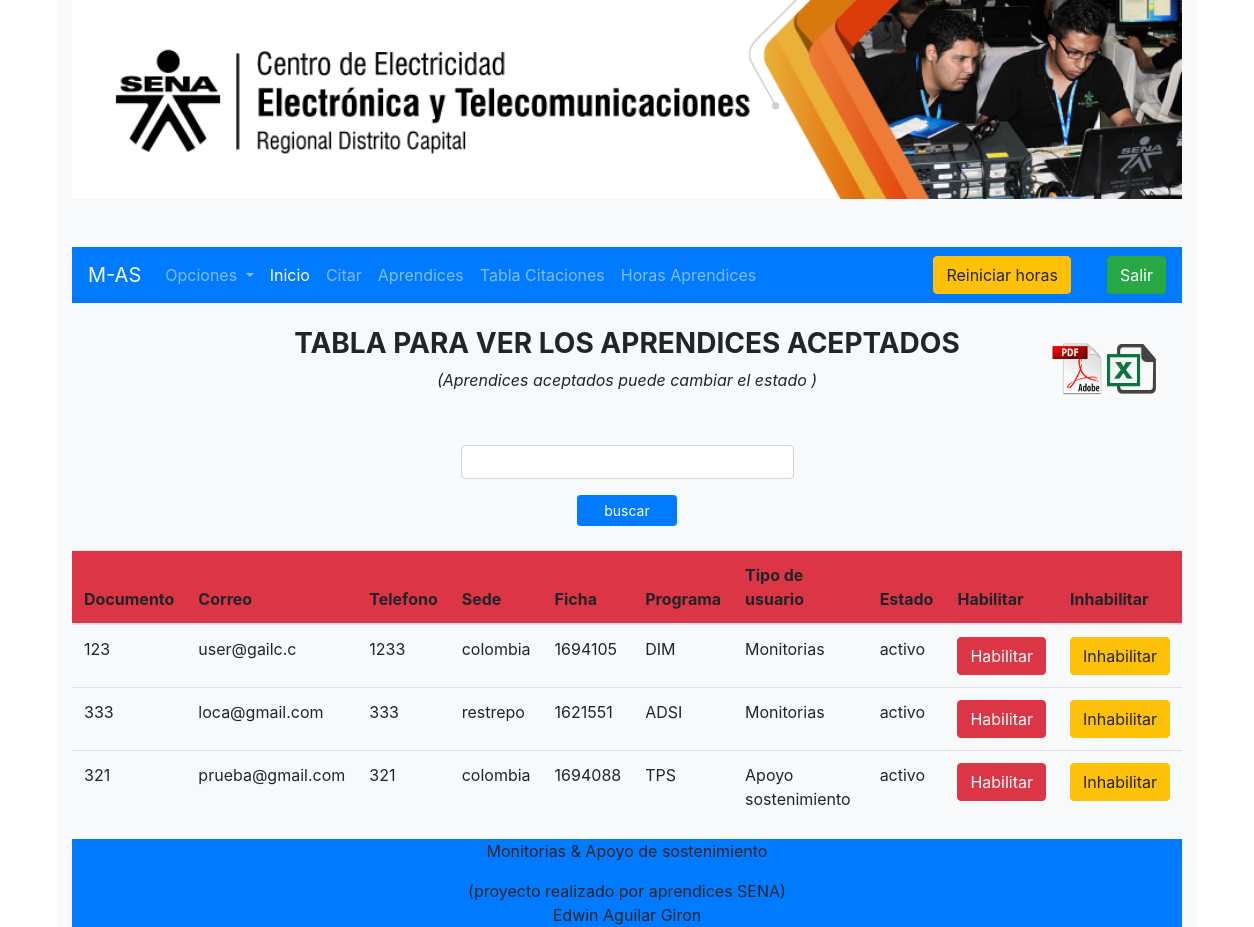
Page /views/directivo/Aprendicess.php (signed in) on the earlier database version.
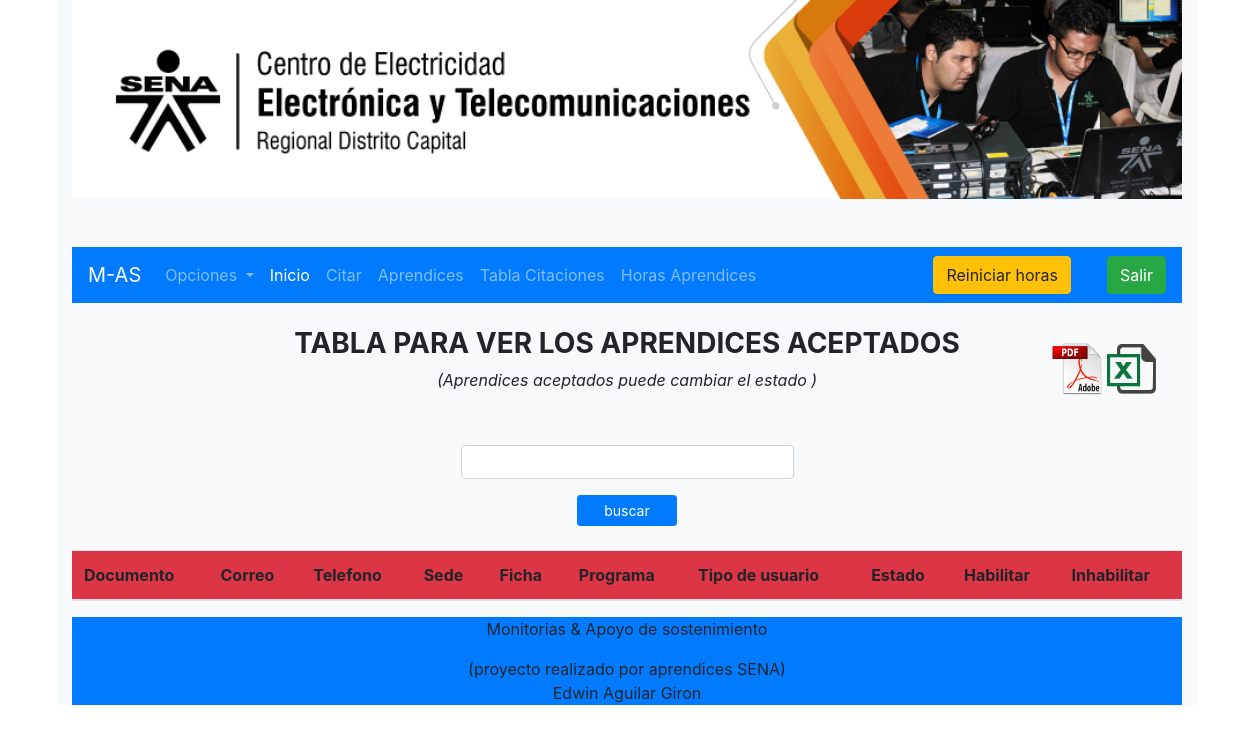
Same page on the later database version.
### tables this page shows
CREATE TABLE IF NOT EXISTS `usuario` (
  `id_usuario` int(11) NOT NULL AUTO_INCREMENT,
  `documento` int(12) NOT NULL,
  `id_tipoDocumento` int(11) NOT NULL,
  `nombre` varchar(20) NOT NULL,
  `apellido` varchar(20) NOT NULL,
  `correo` varchar(30) NOT NULL,
  `telefono` varchar(12) NOT NULL,
  `contrasena` varchar(20) NOT NULL,
  `passadmin` varchar(20) NOT NULL,
  `passsuper` varchar(20) NOT NULL,
  `id_sede` int(11) NOT NULL,
  `id_programa` int(11) NOT NULL,
  `id_ficha` int(11) NOT NULL,
  `id_tipoUsuario` int(11) NOT NULL,
  `id_rol` int(11) NOT NULL,
  `id_estado` int(11) NOT NULL,
  PRIMARY KEY (`id_usuario`)
);

CREATE TABLE IF NOT EXISTS `sede` (
  `id_sede` int(11) NOT NULL AUTO_INCREMENT,
  `nombre` varchar(20) NOT NULL,
  PRIMARY KEY (`id_sede`)
);

CREATE TABLE IF NOT EXISTS `ficha` (
  `id_ficha` int(11) NOT NULL AUTO_INCREMENT,
  `nombre` int(20) NOT NULL,
  `id_estado` int(11) NOT NULL,
  PRIMARY KEY (`id_ficha`)
);

CREATE TABLE IF NOT EXISTS `programa` (
  `id_programa` int(11) NOT NULL AUTO_INCREMENT,
  `nombre` varchar(20) NOT NULL,
  `id_estado` int(11) NOT NULL,
  PRIMARY KEY (`id_programa`)
);

CREATE TABLE IF NOT EXISTS `tipousuario` (
  `id_tipoUsuario` int(11) NOT NULL AUTO_INCREMENT,
  `nombre` varchar(20) NOT NULL,
  `id_estado` int(11) NOT NULL,
  PRIMARY KEY (`id_tipoUsuario`)
);

CREATE TABLE IF NOT EXISTS `estado` (
  `id_estado` int(11) NOT NULL AUTO_INCREMENT,
  `nombre` varchar(20) NOT NULL,
  PRIMARY KEY (`id_estado`)
);

### views/directivo/Aprendicess.php (called while the page is built, shortened)
<?php
include_once'../all/head.php';
include_once'../all/header.php';
?>
<?php
include_once'../all/narvaradmin.php';
?>
<?php
include_once'../../controlador/directivoController/aprendicessDirectivo.php';
?>
    <?php
include_once'../all/footer.php';
?>

### controlador/class.usuario.php (called while the page is built, shortened)
<?php
class Usuario{
	static function imprimirusuario($WHERE){
		$db = new Conexion();
		$sql = "SELECT usuario.id_usuario,usuario.documento, tipoDocumento.nombre as tipodedocumento, usuario.nombre, usuario.apellido, usuario.correo ,usuario.telefono,usuario.contrasena,usuario.passadmin,usuario.passsuper,sede.nombre as sede, programa.nombre as nombreprograma, ficha.nombre as ficha, tipoUsuario.nombre as programa, rol.nombre as rol, estado.nombre as estado FROM usuario
		INNER JOIN tipoDocumento on usuario.id_tipoDocumento=tipoDocumento.id_tipoDocumento
		INNER JOIN sede on usuario.id_sede=sede.id_sede
		INNER JOIN programa on usuario.id_programa=programa.id_programa
		INNER JOIN ficha on usuario.id_ficha=ficha.id_ficha
		INNER JOIN tipoUsuario on usuario.id_tipoUsuario=tipoUsuario.id_tipoUsuario
		INNER JOIN rol on usuario.id_rol=rol.id_rol
		INNER JOIN estado on usuario.id_estado=estado.id_estado
		$WHERE;";
		$datos=$db->query($sql);
		return $datos;
}
}
?>

### controlador/directivoController/aprendicessDirectivo.php (the view, shortened to what this page needs)
<center><br>
                <h3><strong>TABLA PARA VER LOS APRENDICES ACEPTADOS</strong></h3>
                <em>(Aprendices aceptados puede cambiar el estado )</em>
                    <div id="pdfico">
                <a href="../../assets/pdf/creaPDF6.php"><img src="../../assets/img/pdf.png" style="Width:15%;"></a>
                <a href="../../assets/PHPExcel/reporte6.php"><img src="../../assets/img/ex.png" style="Width:15%;"></a>
                    </div>
                    <form name="form1" method="POST" action="<?php echo $_SERVER['PHP_SELF']; ?>" id="cdr" >
                    <p><input name="T1"  type="text" style="width:30%; height:5%" class="form-control" size="20"></p>
                    <input  name="buscar" type="submit" id="buscar" value="buscar" class="btn btn-lg btn-primary btn-block btn-sm" style="width: 100px"/>
                            </form><br>
                <?php
                include_once'../../controlador/class.usuario.php';
                $buscar=$_POST['T1'];
                $sql = Usuario::imprimirusuario("WHERE documento LIKE '%".$buscar."%' and rol.id_rol=1");
        echo '<div class="table-responsive table-hover">';
        echo '<table class="table">';
        echo  '<thead class="bg-danger">';
        echo '<tr>';
        echo '<th scope="col">Documento</th>';
        echo '<th scope="col">Correo</th>';
        echo '<th scope="col">Telefono</th>';
        echo '<th scope="col">Sede</th>';
        echo '<th scope="col">Ficha</th>';
        echo '<th scope="col">Programa</th>';
        echo '<th scope="col">Tipo de usuario</th>';
        echo '<th scope="col">Estado</th>';
        echo '<th scope="col">Habilitar</th>';
        echo '<th scope="col">Inhabilitar</th>';
        echo '</tr>';
        echo '</thead>';
                    while ($arreglo= mysqli_fetch_array($sql)) {
                        echo "<tr class='success'>";
                        echo "<td>$arreglo[1]</td>";
                        echo "<td>$arreglo[5]</td>";
                        echo "<td>$arreglo[6]</td>";
                        echo "<td>$arreglo[10]</td>";
                        echo "<td>$arreglo[ficha]</td>";
                        echo "<td>$arreglo[11]</td>";
                        echo "<td>$arreglo[13]</td>";
                        echo "<td>$arreglo[estado]</td>";
                        echo "<td><a href='../../controlador/prueba.php?codigo=$arreglo[0]&usuha=2'><button type='button' class='btn btn-danger'>Habilitar</button></a></td>";
                        echo "<td><a href='../../controlador/prueba.php?codigo=$arreglo[0]&usuin=2'><button type='button' class='btn btn-warning'>Inhabilitar</button></a></td>";
                    }
                    echo "</table>";
                    ?>

### views/all/head.php (shortened to what this page needs)
<!DOCTYPE html>
<html lang="es">
<head>
    <link rel="stylesheet" href="https://cdnjs.cloudflare.com/ajax/libs/normalize/8.0.0/normalize.min.css">
    <link rel="stylesheet" href="../../assets/css/estile.css">
    <link rel="stylesheet" href="../../vendor/twbs/bootstrap/dist/css/bootstrap.min.css">
    <link rel="stylesheet" href="https://cdnjs.cloudflare.com/ajax/libs/toastr.js/latest/css/toastr.min.css">
</head>
<body onload="deshabilitaRetroceso()">

### views/all/header.php
<div class="container bg-light justify-content-center">
        <img src="../../assets/img/inicio.png" class="img-fluid mb-5" style="width:100%" alt="Responsive image">

### views/all/narvaradmin.php (shortened to what this page needs)
<nav class="navbar navbar-expand-lg navbar-dark bg-primary">
    <a class="navbar-brand" href="#">M-AS</a>
    <div class="collapse navbar-collapse" id="navbarSupportedContent">
        <ul class="navbar-nav mr-auto">
            <li class="nav-item dropdown">
                <a class="nav-link dropdown-toggle" href="#" id="navbarDropdown" role="button" data-toggle="dropdown"
                    aria-haspopup="true" aria-expanded="false">
                    Opciones
                </a>
            </li>
            <li class="nav-item active">
                <a class="nav-link" href="inicio_directivo.php">Inicio <span class="sr-only">(current)</span></a>
            </li>
            <li class="nav-item">
                <a class="nav-link" href="consultar_aprendiz.php">Citar</a>
            </li>
            <li class="nav-item">
                <a class="nav-link" href="Aprendicess.php">Aprendices</a>
            </li>
            <li class="nav-item">
                <a class="nav-link" href="tablacitaciones.php">Tabla Citaciones</a>
            </li>
            <li class="nav-item">
                <a class="nav-link" href="horasadmin.php">Horas Aprendices</a>
            </li>
        </ul>
        <form class="form-inline my-2 my-lg-0">
            <div class="none">
                <button type="button" class="btn btn-warning"
                        data-toggle="modal" data-target="#exampleModalCenter">Reiniciar horas</button>
            </div>
            <a href="../../controlador/desconectar.php" class="btn btn-success">Salir</a>
        </form>
    </div>
</nav>

### views/all/footer.php
    <footer class="bg-primary fluit">
        <div class="container">
            <div class="row">
                <div class="col-lg-12 text-center">
                    <p>Monitorias & Apoyo de sostenimiento</p>
                    (proyecto realizado por aprendices SENA)<br>
                    Edwin Aguilar Giron
                </div>
            </div>
        </div>
    </footer>
    </div>
</body>
</html>

### assets/css/estile.css (style rules this page uses)
body { background-color:#e5e7e9; }
#pdfico { width: 30%; right: 30%; position: relative; left: 43%; top: -50px; }
.none { position: absolute; right: 10%; }

Differences in the rows shown:
removed usuario: documento "123", correo "user@gailc.c", telefono "1233", id_sede.nombre "colombia", id_ficha.nombre "1694105", id_programa.nombre "DIM", id_tipoUsuario.nombre "Monitorias", id_estado.nombre "activo"
removed usuario: documento "333", correo "loca@gmail.com", telefono "333", id_sede.nombre "restrepo", id_ficha.nombre "1621551", id_programa.nombre "ADSI", id_tipoUsuario.nombre "Monitorias", id_estado.nombre "activo"
removed usuario: documento "321", correo "prueba@gmail.com", telefono "321", id_sede.nombre "colombia", id_ficha.nombre "1694088", id_programa.nombre "TPS", id_tipoUsuario.nombre "Apoyo sostenimiento", id_estado.nombre "activo"
